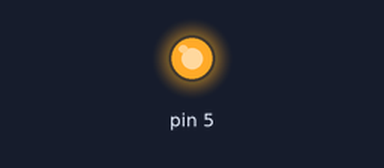
The sketch below on a simulated Arduino Uno, built with avr-gcc and run on an emulated ATmega328P. Parts: output pins drawn as LEDs (lit = HIGH).

Above: at 0.1 s.
Timing chart, 0 to 1.6 s (numbered marks = the images above):
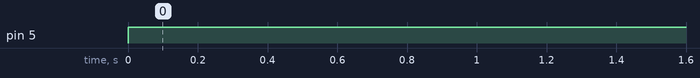

The sketch:

servo_test_2.ino
```cpp
#include <Servo.h>

void setup() {
  // put your setup code here, to run once:
pinMode(5,OUTPUT);
}

void loop() {
  // put your main code here, to run repeatedly:
  digitalWrite(5,HIGH);
}
```

Measured:
- by itself, pin 5: LOW → HIGH at 0.00 s
